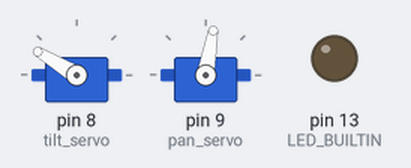
A sketch run on a simulated Arduino Uno, built with avr-gcc and run on an emulated ATmega328P. Shown: 2 × servo, output pins drawn as LEDs (lit = HIGH).

Above: at 0.15 s.
At 39.21 s:
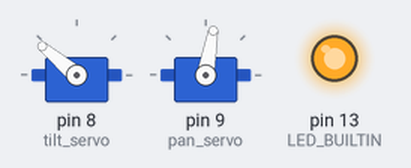
Timing chart, 0 to 40.0 s (numbered marks = the images above):
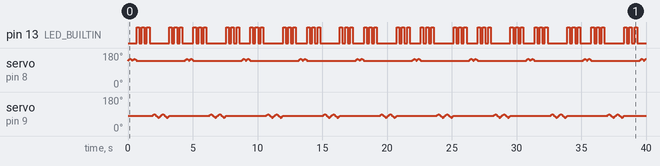

The sketch:

NeckServoTest.ino
```cpp
#include <Servo.h>

Servo tilt_servo; //12V
Servo pan_servo; //5V

int MAX = 90;
int MIDDLE = 80;
int MIN = 70;

int TILTE_UP = 130;
int TILTE_INIT = 140;
int TILTE_LOW = 150;

void setup() {
  pinMode(13, OUTPUT);

  tilt_servo.attach(8);
  pan_servo.attach(9);

  tilt_servo.write(TILTE_INIT);
  pan_servo.write(MIDDLE);
}

void loop() {

  say_yes();

  blink();
  blink();
  blink();

  say_no();

  blink();
  blink();
  blink();
}

void say_yes() {
  up_down();
  up_down();
}

void say_no(){
  left();
  right();

  left();
  right();
}

void up_down() {
  int pos;

  for (pos = TILTE_INIT; pos <= TILTE_LOW; pos += 1) {
    tilt_servo.write(pos);
    delay(15);
  }

  for (pos = TILTE_LOW; pos >= TILTE_INIT; pos -= 1) {
    tilt_servo.write(pos);
    delay(15);
  }
}

void left() {
  int pos;

  for (pos = MIDDLE; pos <= MAX; pos += 1) {
    pan_servo.write(pos);
    delay(15);
  }

  for (pos = MAX; pos >= MIDDLE; pos -= 1) {
    pan_servo.write(pos);
    delay(15);
  }
}

void right() {
  int pos;

  for (pos = MIDDLE; pos >= MIN; pos -= 1) {
    pan_servo.write(pos);
    delay(15);
  }

  for (pos = MIN; pos <= MIDDLE; pos += 1) {
    pan_servo.write(pos);
    delay(15);
  }
}

void blink() {
  digitalWrite(LED_BUILTIN, HIGH);
  delay(200);
  digitalWrite(LED_BUILTIN, LOW);
  delay(200);
}
```

Measured:
- by itself, servo on pin 9 (pan_servo): moves between 70° and 90°, repeating every 4.4 s
- by itself, pin 13 (LED_BUILTIN): repeats every 4.4 s: 2 × (LOW 0.20 s, HIGH 0.20 s), LOW 1.5 s, 2 × (HIGH 0.20 s, LOW 0.20 s), HIGH 0.20 s, LOW 0.86 s, HIGH 0.20 s
